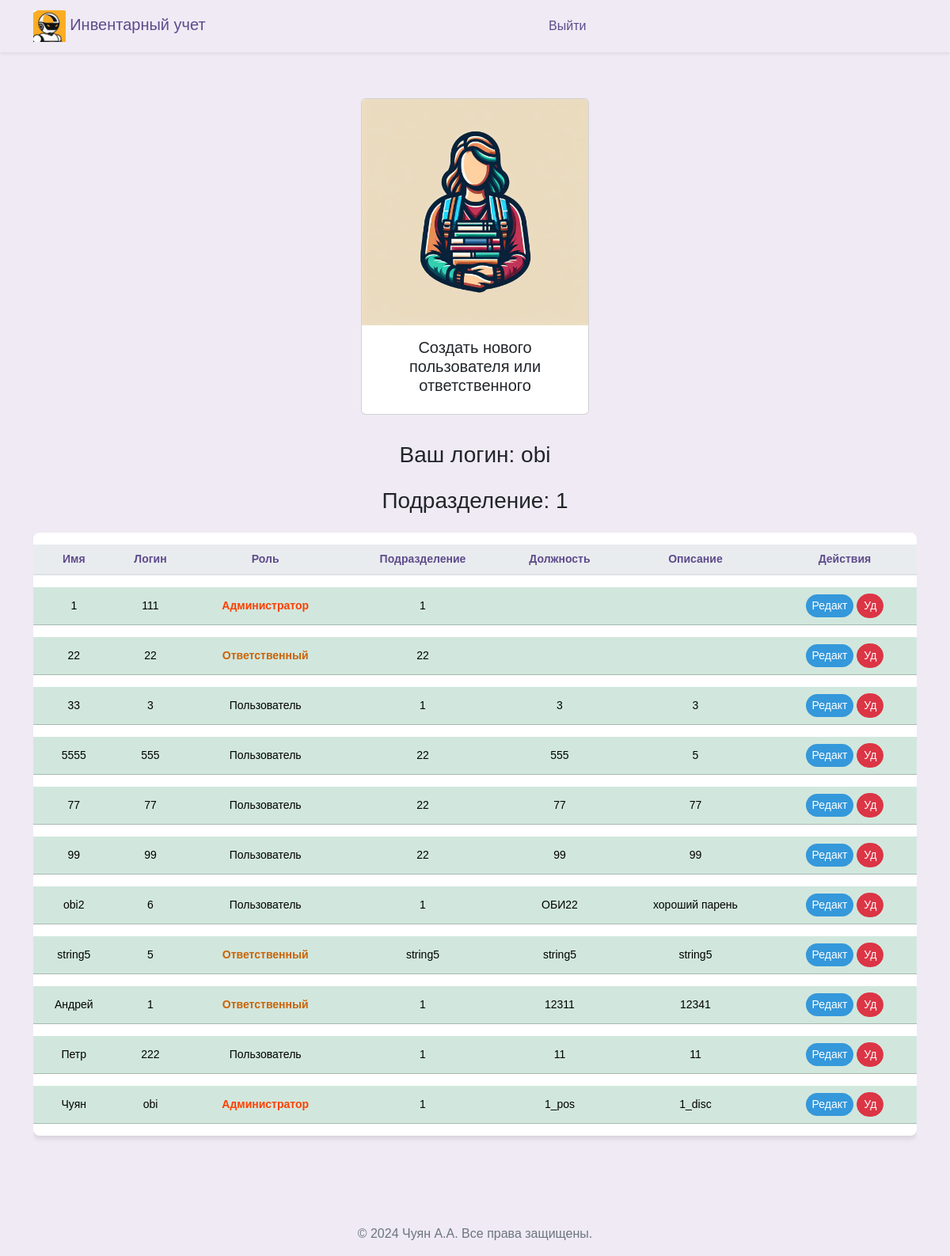
Before: /workers_admin (signed in) with the older database file.
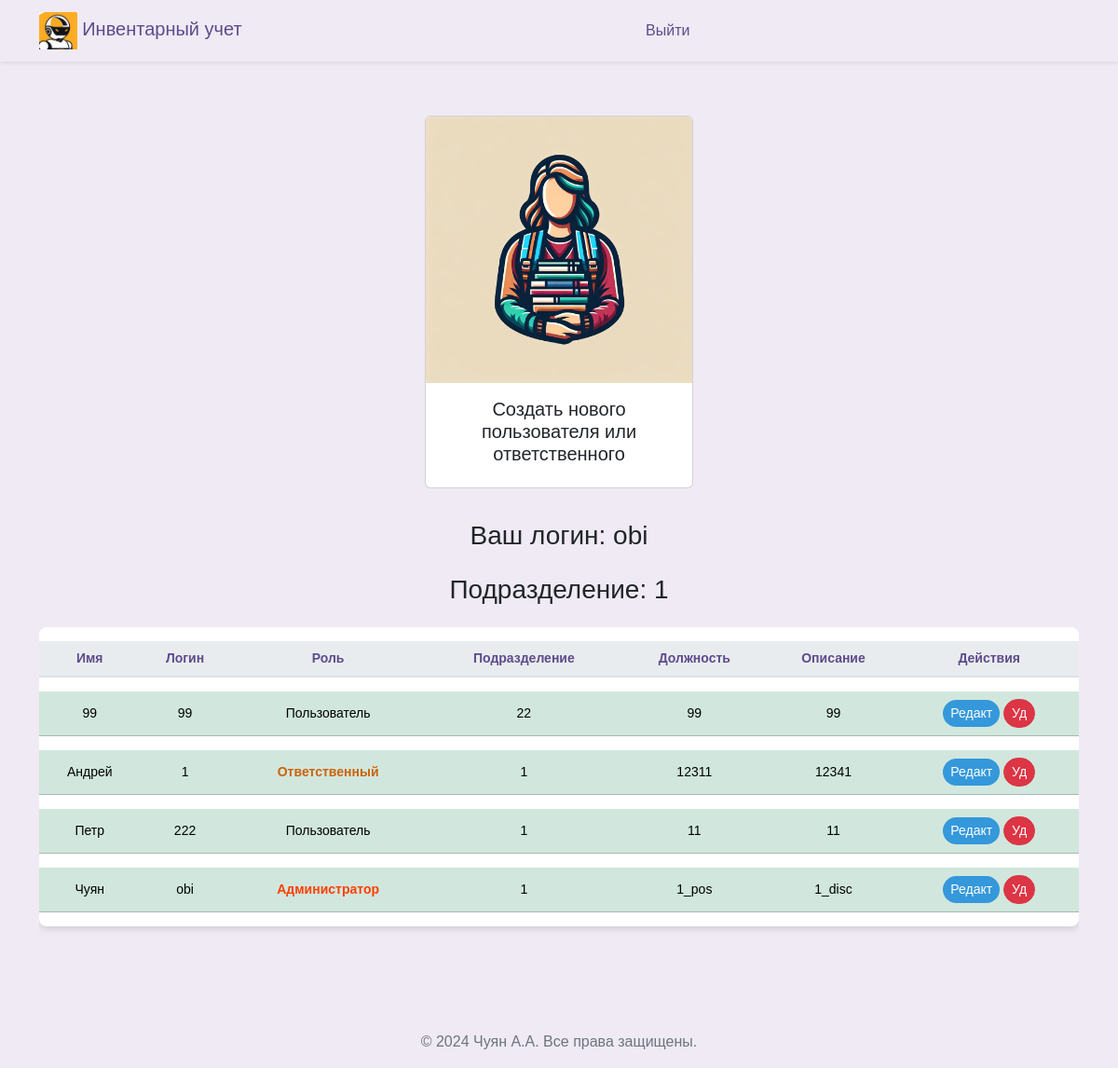
After: the same page with the newer database file.
### src/database/models.py (models this page shows)
class Worker(Base):
    __tablename__ = "worker"
    id = Column(Integer, primary_key=True)
    role = Column(Enum(Role), default=Role.guest)
    fio = Column(String)
    name = Column(String, unique=True)
    password = Column(String)
    department = Column(String)
    position = Column(String)
    description = Column(String, default=None)
    conn_worker_arm = relationship(
        "Arm", back_populates="conn_arm_worker"
    )

### src/frontend/router.py (the view)
@router.get("/workers")
async def get_workers(
    request: Request,
    worker: Worker = Depends(get_worker_or_redirect),
    session: AsyncSession = Depends(get_session),
):
    data = await CRUDWorker.get_all_worker_sorted(session)
    return templates.TemplateResponse(
        "workers/index.html",
        {"request": request, "worker": worker, "data": data},
    )

### src/frontend/template/workers_admin/index.html (shortened to what this page needs)
{% extends "base/base.html" %}
{% block content %}
<head>
</head>
<div class="d-flex justify-content-center align-items-center">
  <a class="nav-link" href="#" data-bs-toggle="modal" data-bs-target="#modal_create" bs-department="{{worker.department}}">
    <div class="card" style="width: 18rem; margin: 10px;">
      <img src="../frontend/assets/img/workers.jpg" class="card-img-top" alt="...">
      <div class="card-body">
        <h5 class="card-title" style="text-align: center;">Создать нового пользователя или ответственного</h5>
      </div>
    </div>
  </a>
</div>
<div class="row ">
  <div class="col-12">
    <h3 class="mb-4" style="margin-bottom: 60px; text-align: center;">Ваш логин: {{ worker.name }}</h3>
    <h3 class="mb-4" style="margin-bottom: 60px; text-align: center;">Подразделение: {{ worker.department }}</h3>
    <div class="table-responsive">
      <table class="table table-hover table-shadow table-rounded ">
        <thead>
          <tr>
            <th scope="col" >Имя</th>
            <th scope="col" >Логин</th>
            <th scope="col" >Роль</th>
            <th scope="col" >Подразделение</th>
            <th scope="col" >Должность</th>
            <th scope="col" >Описание</th>
            <th scope="col" >Действия</th>
          </tr>
        </thead>
        <tbody class="text-center">
          {% for worker_tuple in data %}
            {% set workers = worker_tuple %}
                <tr class="table-success " >
                  <td>{{ workers.fio }}</td>
                  <td>{{ workers.name }}</td>
                  <td>{% if workers.role.name == 'user' %}<span class="orange-bold-text">Ответственный</span>{% elif workers.role.name == 'admin' %}<span class="red-bold-text">Администратор</span> {% else %}Пользователь{% endif %}</td>
                  <td>{{ workers.department }}</td>
                  <td>{{ workers.position }}</td>
                  <td>{{ workers.description }}</td>
                  <td>
                    <button type="button" class="btn btn-primary btn-sm" style="background-color: #3498db; color: white;"
                      data-bs-toggle="modal"
                      data-bs-target="#modal_update"
                      data-bs1="{{workers.fio}}"
                      data-bs2="{{workers.name}}"
                      data-bs3="{{workers.position}}"
                      data-bs4="{{workers.description}}"
                      data-bs5= "{{workers.id}}"
                      data-bs6= "{{workers.department}}"
                      data-bs7= "{{workers.role.name}}">
                      Редакт
                    </button>
                    <button type="button" class="btn btn-danger btn-sm" style="color: white;"
                      onclick="deleteWorker('{{ workers.id }}')">
                      Уд
                    </button>
                  </td>
                </tr>
          {% endfor %}
        </tbody>
      </table>
    </div>
  </div>
</div>
{% endblock %}

### src/frontend/template/base/base.html (shortened to what this page needs)
<!DOCTYPE html>
<html lang="ru">
<head>{% include 'base/head.html' %}</head>
<body>
  {% include 'base/nav.html' %}
  <div class="container my-5">
    {% block content %}{% endblock %}
  </div>
  {% include 'base/footer.html' %}
</body>
</html>

### src/frontend/template/base/head.html (shortened to what this page needs)
<head>
  <link rel="stylesheet" href="/frontend/assets/css/bootstrap.min.css">
  <link href="/frontend/assets/css/select2.min.css" rel="stylesheet" />
  <link rel="stylesheet" href="/frontend/assets/css/base.css">
</head>

### src/frontend/template/base/nav.html
<nav class="navbar navbar-expand-lg navbar-light shadow-sm">
    <div class="container">
      <a class="navbar-brand" href="/">
        <img src="/frontend/assets/img/logo_min.jpg" alt="Педагог Logo" id="brand-logo" style="max-height: 40px;"> Инвентарный учет
      </a>
      <div class="collapse navbar-collapse" id="navbarNav">
        {% if user %}
        <ul class="navbar-nav mx-auto">
          {% if worker.role == 'admin' %}
          <li class="nav-item {% if request_path == '/worker' %}active{% endif %}">
            <a class="nav-link" href="/worker">Кабинет администратора</a>
          </li>
          {% endif %}
          {% if worker.role == 'user' %}
          <li class="nav-item {% if request_path == '/prepod' %}active{% endif %}">
            <a class="nav-link" href="/prepod">Кабинет ответсвтенного за учет</a>
          </li>
          {% endif %}
        </ul>
        {% else %}
        <ul class="navbar-nav mx-auto ml-md-auto">
          <li class="nav-item {% if request_path == '/auth' %}active{% endif %}">
            <a class="nav-link" href="/logout">Выйти</a>
          </li>
        </ul>
        {% endif %}
      </div>
    </div>
</nav>

### src/frontend/template/base/footer.html
﻿<footer style="text-align: center;">
  <p>&copy; 2024 Чуян А.А. Все права защищены.</p>
</footer>

### src/frontend/assets/css/base.css (style rules this page uses)
body { margin: 0; font-family: 'Nunito Sans', Arial, sans-serif; background-color: #efeaf4; }
.navbar { background-color: rgb(255, 255, 255), 255, 255); box-shadow: 0 4px 6px rgba(0, 0, 0, 0.1); }
.navbar-brand, .nav-link { color: #5e4b8b !important; }
.nav-link { margin: 0 10px; border-radius: 20px; transition: background-color 0.3s, color 0.3s; }
p { color: #6c757d; }
.table { background-color: #ffffff; color: #5e4b8b; border-collapse: separate; border-spacing: 0 15px; }
.table th, .table td { border-top: none !important; vertical-align: middle; }
.table thead th { background-color: #e9ecef; color: #5e4b8b; border-bottom: 2px solid #dee2e6; }
.table .btn, .table a { color: #7e57c2; transition: color 0.3s; }
.table td { padding: .5rem; }
.table-rounded { border-radius: .5rem; overflow: hidden; }
.table-shadow { box-shadow: 0 4px 6px rgba(0, 0, 0, 0.1); }
.btn { border-radius: 20px; }
.btn-primary { background-color: #8e44b0; border: none; color: #ffffff; transition: background-color 0.3s, color 0.3s, box-shadow 0.3s; }

### src/frontend/template/workers_admin/index.html (style rules this page uses)
table { font-family: Arial, sans-serif; }
td { font-size: 14px; }
th { text-align: center; font-size: 14px; }
.orange-bold-text { color: rgb(204, 99, 7); font-weight: bold; }
.red-bold-text { color: rgb(254, 63, 0); font-weight: bold; }

Changed rows visible on the page:
removed Worker: fio "1", name "111", role "Администратор", department "1"
removed Worker: fio "22", name "22", role "Ответственный", department "22"
removed Worker: fio "33", name "3", role "Пользователь", department "1", position "3", description "3"
removed Worker: fio "5555", name "555", role "Пользователь", department "22", position "555", description "5"
removed Worker: fio "77", name "77", role "Пользователь", department "22", position "77", description "77"
removed Worker: fio "obi2", name "6", role "Пользователь", department "1", position "ОБИ22", description "хороший парень"
removed Worker: fio "string5", name "5", role "Ответственный", department "string5", position "string5", description "string5"
